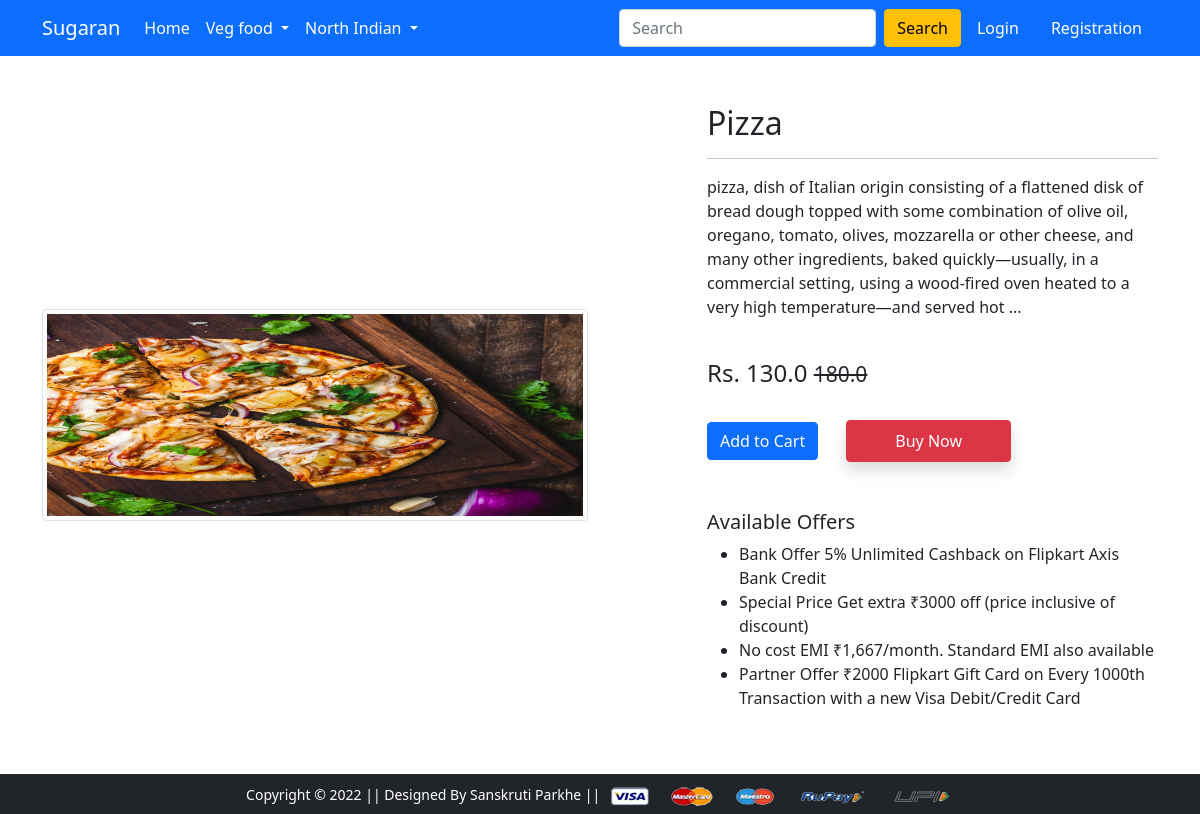
Page /product-detail/3 on the committed database.
### app/models.py (models this page shows, shortened)
class Product(models.Model):
    title = models.CharField(max_length=100)
    selling_price = models.FloatField()
    discounted_price = models.FloatField()
    description =models.TextField()
    brand = models.CharField(max_length=100)
    category = models.CharField(choices= CATEGORY_CHOICES,max_length=2)
    product_image= models.ImageField(upload_to='productimg')

### app/views.py (the view)
# urls.py: path('product-detail/<int:pk>', views.ProductDetailView.as_view(), name='product-detail'),
class ProductDetailView(View):
    def get(self,request,pk):
        product = Product.objects.get(pk =pk)
        return render(request,'app/productdetail.html',{'product':product})

### app/templates/app/productdetail.html (shortened to what this page needs)
{% extends 'app/base.html' %}
{% load static %}
{% block main-content %}
<div class="container my-5">
 <div class="row">
  <div class="col-sm-6 text-center align-self-center">
   <img src="{{product.product_image.url}} " alt="" class="img-fluid img-thumbnail">
  </div>
  <div class="col-sm-5 offset-sm-1">
   <h2> {{product.title}}</h2>
   <hr>
   <p>{{product.description}}</p> <br>
   <h4>Rs. {{product.discounted_price}} <small class="fw-light text-decoration-line-through">{{product.selling_price}} </small></h4> <br>
<form action ="/add-to-cart" class = "d-inline">
    <button type ="submit" class="btn btn-primary showdo px-5py-2">Add to Cart</button>
    <button type = "submit" class="btn btn-danger shadow px-5 py-2 ms-4">Buy Now</button>
</form>
   <h5 class="mt-5">Available Offers</h5>
   <ul>
    <li>Bank Offer 5% Unlimited Cashback on Flipkart Axis Bank Credit</li>
    <li>Special Price Get extra ₹3000 off (price inclusive of discount)</li>
    <li>No cost EMI ₹1,667/month. Standard EMI also available</li>
    <li>Partner Offer ₹2000 Flipkart Gift Card on Every 1000th Transaction with a new Visa Debit/Credit Card</li>
   </ul>
  </div>
 </div>
</div>
{% endblock main-content %}

### rows in the picture
Product: product_image (picture), title "Pizza", description "pizza, dish of Italian origin consisting of a flattened disk of bread dough topped with some combination of olive oil, oregano, tomato, olives, mozzarella or other cheese, and many other ingredients, baked quickly—usually, in a commercial setting, using a wood-fired oven heated to a very high temperature—and served hot ...", discounted_price "130.0", selling_price "180.0"
